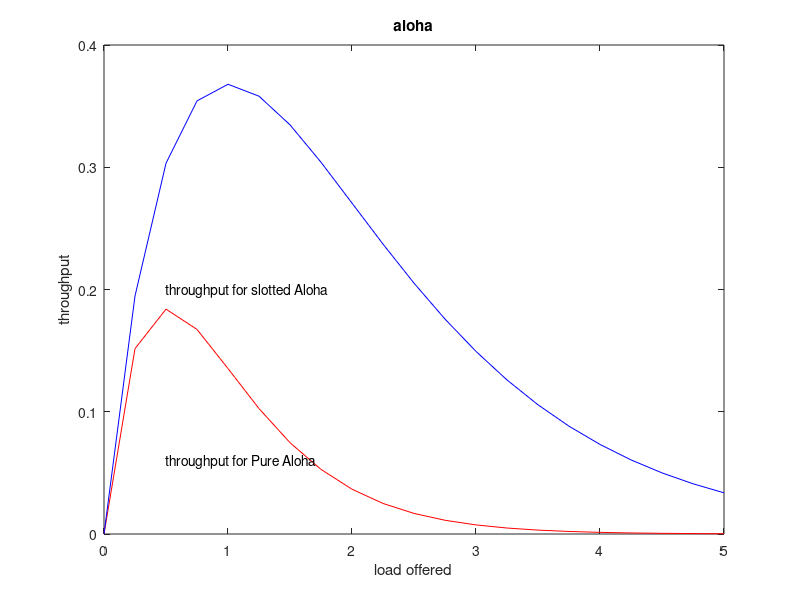

Here is the MATLAB script that generated this plot:
% Simulation Parameters
numNodes = 10; % Number of nodes
numSlots = 1000; % Total time slots
transmissionProb = 0.1; % Probability of transmission in a slot

% Initialize variables
successful_aloha = 0;
collisions_aloha = 0;

successful_slotted = 0;
collisions_slotted = 0;

% ALOHA Simulation
for i = 1:numSlots
    transmissions = rand(1, numNodes) < transmissionProb; % Random transmissions
    if sum(transmissions) == 1
        successful_aloha = successful_aloha + 1; % Successful transmission
    elseif sum(transmissions) > 1
        collisions_aloha = collisions_aloha + 1; % Collision
    end
end

% Slotted ALOHA Simulation
for i = 1:numSlots
    transmissions = rand(1, numNodes) < transmissionProb; % Slot-based transmissions
    if sum(transmissions) == 1
        successful_slotted = successful_slotted + 1; % Successful transmission
    elseif sum(transmissions) > 1
        collisions_slotted = collisions_slotted + 1; % Collision
    end
end

% Calculate Metrics
throughput_aloha = (successful_aloha / numSlots) * 100;
collision_rate_aloha = (collisions_aloha / numSlots) * 100;

throughput_slotted = (successful_slotted / numSlots) * 100;
collision_rate_slotted = (collisions_slotted / numSlots) * 100;

% Display Results
disp(['ALOHA - Throughput: ', num2str(throughput_aloha), '%']);
disp(['ALOHA - Collision Rate: ', num2str(collision_rate_aloha), '%']);
disp(['Slotted ALOHA - Throughput: ', num2str(throughput_slotted), '%']);
disp(['Slotted ALOHA - Collision Rate: ', num2str(collision_rate_slotted), '%']);

%% 


G=0:0.25:5;
S=G.*exp(-2*G);
plot(G,S,'r');

title("pure aloha");
xlabel("load offered");
ylabel("throughput");
text(.5,.06,"throughput for Pure Aloha");
%% 
hold on

G=0:0.25:5;
S=G.*exp(-G);
plot(G,S,'b');

title("aloha");
xlabel("load offered");
ylabel("throughput");
text(.5,.2,"throughput for slotted Aloha");

hold off